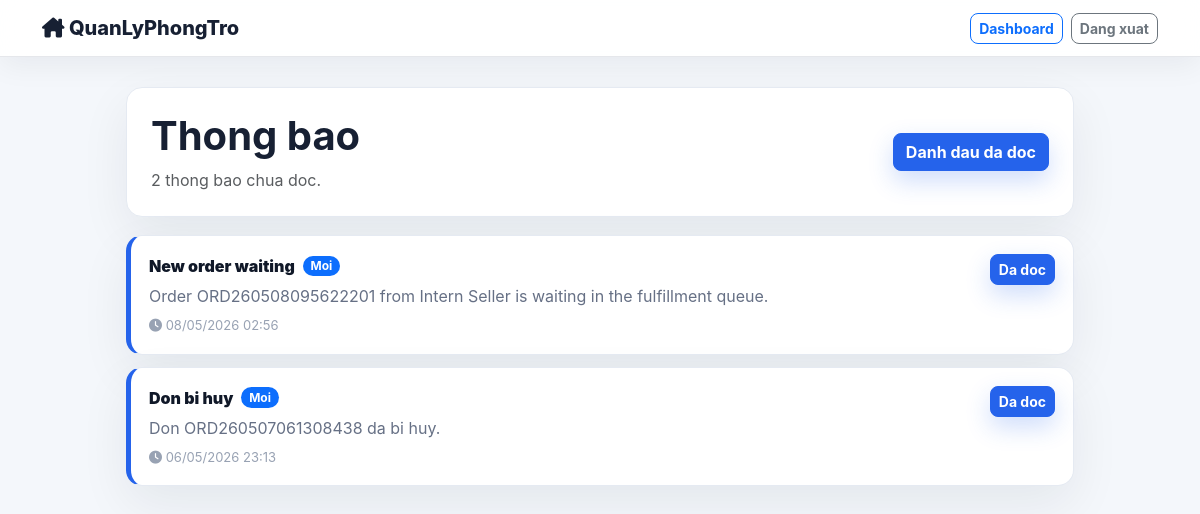
Page /public/notifications.php (signed in) on the committed database.
### tables this page shows
CREATE TABLE `notifications` (
  `id` bigint(20) UNSIGNED NOT NULL,
  `user_id` bigint(20) UNSIGNED NOT NULL,
  `notification_type` varchar(255) DEFAULT NULL,
  `order_id` bigint(20) UNSIGNED DEFAULT NULL,
  `title` varchar(255) NOT NULL,
  `body` text NOT NULL,
  `url` varchar(255) DEFAULT NULL,
  `read_at` timestamp NULL DEFAULT NULL,
  `email_sent_at` timestamp NULL DEFAULT NULL,
  `created_at` timestamp NULL DEFAULT NULL,
  `updated_at` timestamp NULL DEFAULT NULL
);

### core/Database.php (called while the page is built, shortened)
<?php
class Database {
    private $conn;
    public function __construct($connection) {
        $this->conn = $connection;
    }
    public function prepare($sql) {
        return $this->conn->prepare($sql);
    }
}
?>

### public/notifications.php (the view, shortened to what this page needs)
<?php
@require_once '../config/database.php';
@require_once '../core/Database.php';
$db = new Database($conn);
$user_id = (int)$_SESSION['user_id'];
$role = $_SESSION['role'] ?? 'user';
$home = $role === 'owner' ? 'owner/dashboard.php' : ($role === 'admin' ? 'admin/index.php' : 'user/dashboard.php');
$stmt = $db->prepare('
    SELECT *
    FROM notifications
    WHERE user_id = ?
    ORDER BY read_at IS NULL DESC, created_at DESC
    LIMIT 80
');
$stmt->bind_param('i', $user_id);
$stmt->execute();
$notifications = $stmt->get_result()->fetch_all(MYSQLI_ASSOC);
$stmt = $db->prepare('SELECT COUNT(*) AS count FROM notifications WHERE user_id = ? AND read_at IS NULL');
$stmt->bind_param('i', $user_id);
$stmt->execute();
$unread_count = (int)($stmt->get_result()->fetch_assoc()['count'] ?? 0);
?>
<!DOCTYPE html>
<html lang="vi">
<head>
    <link href="https://cdn.jsdelivr.net/npm/bootstrap@5.3.0/dist/css/bootstrap.min.css" rel="stylesheet">
    <link href="https://cdnjs.cloudflare.com/ajax/libs/font-awesome/6.5.0/css/all.min.css" rel="stylesheet">
    <link href="assets/css/modern.css" rel="stylesheet">
</head>
<body>
    <nav class="navbar app-nav navbar-expand-lg sticky-top">
        <div class="container-lg">
            <a class="navbar-brand fw-bold" href="index.php"><i class="fas fa-house-chimney"></i> QuanLyPhongTro</a>
            <div class="ms-auto d-flex gap-2">
                <a class="btn btn-outline-primary btn-sm" href="<?php echo htmlspecialchars($home); ?>">Dashboard</a>
                <a class="btn btn-outline-secondary btn-sm" href="logout.php">Dang xuat</a>
            </div>
        </div>
    </nav>
    <main class="shell">
        <div class="panel">
            <div>
                <h1 class="fw-bold mb-2">Thong bao</h1>
                <p class="text-muted mb-0"><?php echo $unread_count; ?> thong bao chua doc.</p>
            </div>
            <form method="POST">
                <button class="btn btn-primary" name="mark_all_read" type="submit">Danh dau da doc</button>
            </form>
        </div>
        <?php if ($notifications): ?>
            <?php foreach ($notifications as $notification): ?>
                <?php $isUnread = empty($notification['read_at']); ?>
                <article class="notification-card <?php echo $isUnread ? 'unread' : ''; ?>">
                    <div>
                        <div class="d-flex flex-wrap gap-2 align-items-center">
                            <div class="notification-title"><?php echo htmlspecialchars($notification['title']); ?></div>
                            <?php if ($isUnread): ?><span class="badge text-bg-primary">Moi</span><?php endif; ?>
                        </div>
                        <?php if (!empty($notification['body'])): ?>
                            <div class="notification-body"><?php echo nl2br(htmlspecialchars($notification['body'])); ?></div>
                        <?php endif; ?>
                        <div class="notification-meta">
                            <i class="fas fa-clock"></i> <?php echo date('d/m/Y H:i', strtotime($notification['created_at'])); ?>
                        </div>
                    </div>
                    <div class="d-flex flex-wrap gap-2 justify-content-end align-content-start">
                        <?php if ($isUnread): ?>
                            <form method="POST">
                                <button class="btn btn-primary btn-sm" name="mark_read" type="submit">Da doc</button>
                            </form>
                        <?php endif; ?>
                    </div>
                </article>
            <?php endforeach; ?>
        <?php endif; ?>
    </main>
</body>
</html>

### public/assets/css/modern.css (style rules this page uses)
:root { --app-bg: #f4f7fb; --app-surface: #ffffff; --app-surface-soft: #f8fafc; --app-text: #172033; --app-muted: #667085; --app-border: #e5eaf2; --app-primary: #2563eb; --app-primary-dark: #1e40af; --app-accent: #14b8a6; --app-warning: #f59e0b; --app-danger: #dc2626; --app-success: #16a34a; --app-shadow: 0 14px 40px rgba(15, 23, 42, 0.08); --app-radius: 8px; }
body { background: var(--app-bg) !important; color: var(--app-text); font-family: "Inter", "Segoe UI", Arial, sans-serif !important; }
*, *::before, *::after { box-sizing: border-box; }
.navbar { background: rgba(255, 255, 255, 0.92) !important; border-bottom: 1px solid rgba(229, 234, 242, 0.9); box-shadow: 0 8px 30px rgba(15, 23, 42, 0.06) !important; backdrop-filter: blur(14px); }
.navbar-brand, .navbar-dark .navbar-brand { color: var(--app-text) !important; font-weight: 800 !important; }
.btn, button, .btn-primary, .btn-view, .btn-search, .btn-cta { border-radius: var(--app-radius) !important; font-weight: 700; }
.btn-primary, .btn-view, .btn-search { background: var(--app-primary) !important; border-color: var(--app-primary) !important; box-shadow: 0 10px 24px rgba(37, 99, 235, 0.22); }
.badge-status, .booking-status, .badge { border-radius: 999px !important; font-weight: 750; }

### public/notifications.php (style rules this page uses)
body { background: #f6f8fb; }
.app-nav { background: #fff; border-bottom: 1px solid #e5e7eb; box-shadow: 0 8px 30px rgba(15,23,42,.06); }
.shell { max-width: 980px; margin: 0 auto; padding: 30px 16px 48px; }
.panel, .notification-card { background: #fff; border: 1px solid #e5eaf2; border-radius: 16px; box-shadow: 0 18px 50px rgba(15,23,42,.07); }
.panel { padding: 24px; margin-bottom: 18px; display: flex; justify-content: space-between; align-items: center; gap: 16px; }
.notification-card { padding: 18px; margin-bottom: 12px; display: grid; grid-template-columns: minmax(0, 1fr) auto; gap: 14px; }
.notification-card.unread { border-left: 5px solid #2563eb; }
.notification-title { font-weight: 900; color: #101828; }
.notification-body { color: #667085; margin-top: 6px; }
.notification-meta { color: #98a2b3; font-size: 13px; margin-top: 8px; }

### rows in the picture
notifications: title "New order waiting", shows "Moi", body "Order ORD260508095622201 from Intern Seller is waiting in the fulfillment queue.", created_at "08/05/2026 02:56"
notifications: title "Don bi huy", shows "Moi", body "Don ORD260507061308438 da bi huy.", created_at "06/05/2026 23:13"

### other values in the picture
$unread_count "2"
